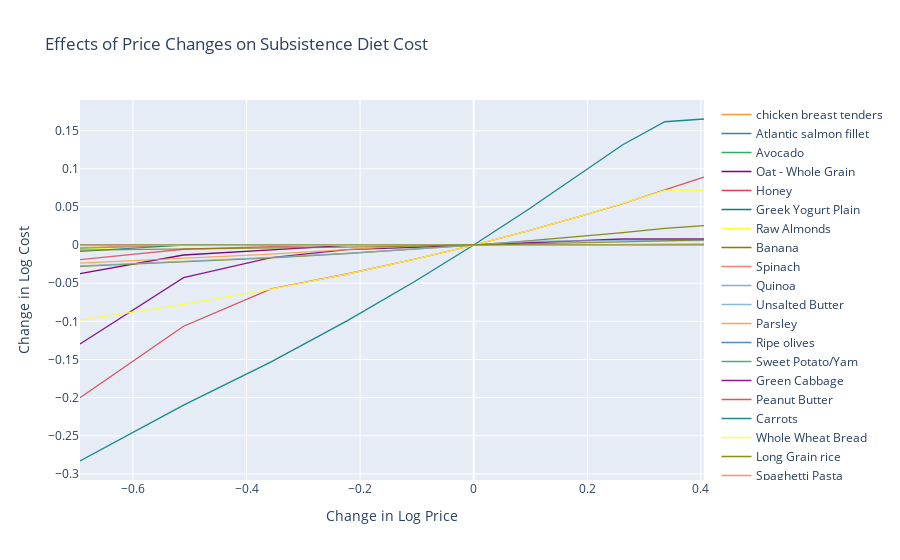

Source (notebook cell):
### Markdown cell above
### [C] Sensitivity of Solution:

### Code cell
# This part outputs the dynamic graph for the effects of price changes on subsistence diet cost.

# Effects of Price Changes on Subsistence Diet Cost
cf.go_offline()
scale = [.5,.6,.7,.8,.9,1.,1.1,1.2,1.3,1.4,1.5]
cost0 = result.fun
Price_response={}

for s in scale:
    cost = {}
    for i in range(len(p)):
        my_p = p.copy()
        my_p['FDC Price'] = pd.to_numeric(my_p['FDC Price'], errors='coerce')
        my_p.iloc[i] = my_p.iloc[i] * s 
        result_2 = lp(my_p, -matrix_A, -matrix_b[query_char_1], method='highs')
        cost[p.index[i]] = np.log(result_2.fun / cost0)
    Price_response[np.log(s)] = cost

Price_response = pd.DataFrame(Price_response).T

layout = {
    'title': 'Effects of Price Changes on Subsistence Diet Cost',
    'xaxis': {'title': 'Change in Log Price'},
    'yaxis': {'title': 'Change in Log Cost'}
}

Price_response.iplot(layout=layout)

### Figure 1 — Plotly figure (JSON) as saved in the notebook; plotly's stock layout.template omitted (floating-point values rounded to 4 significant figures)
{"data": [{"line": {"color": "rgba(255, 153, 51, 1.0)", "dash": "solid", "shape": "linear", "width": 1.3}, "mode": "lines", "name": "chicken breast tenders", "text": "", "type": "scatter", "x": [-0.6931, -0.5108, -0.3567, -0.2231, -0.1054, 0, 0.09531, 0.1823, 0.2624, 0.3365, 0.4055], "y": [0, 0, 0, 0, 0, 0, 0, 0, 0, 0, 0]}, {"line": {"color": "rgba(55, 128, 191, 1.0)", "dash": "solid", "shape": "linear", "width": 1.3}, "mode": "lines", "name": "Atlantic salmon fillet", "text": "", "type": "scatter", "x": [-0.6931, -0.5108, -0.3567, -0.2231, -0.1054, 0, 0.09531, 0.1823, 0.2624, 0.3365, 0.4055], "y": [0, 0, 0, 0, 0, 0, 0, 0, 0, 0, 0]}, {"line": {"color": "rgba(50, 171, 96, 1.0)", "dash": "solid", "shape": "linear", "width": 1.3}, "mode": "lines", "name": "Avocado", "text": "", "type": "scatter", "x": [-0.6931, -0.5108, -0.3567, -0.2231, -0.1054, 0, 0.09531, 0.1823, 0.2624, 0.3365, 0.4055], "y": [0, 0, 0, 0, 0, 0, 0, 0, 0, 0, 0]}, {"line": {"color": "rgba(128, 0, 128, 1.0)", "dash": "solid", "shape": "linear", "width": 1.3}, "mode": "lines", "name": "Oat - Whole Grain", "text": "", "type": "scatter", "x": [-0.6931, -0.5108, -0.3567, -0.2231, -0.1054, 0, 0.09531, 0.1823, 0.2624, 0.3365, 0.4055], "y": [-0.03757, -0.01307, -0.006377, -0.0003246, -0.0001623, 0, 0.0001622, 0.0003245, 0.0004867, 0.0006488, 0.000811]}, {"line": {"color": "rgba(219, 64, 82, 1.0)", "dash": "solid", "shape": "linear", "width": 1.3}, "mode": "lines", "name": "Honey", "text": "", "type": "scatter", "x": [-0.6931, -0.5108, -0.3567, -0.2231, -0.1054, 0, 0.09531, 0.1823, 0.2624, 0.3365, 0.4055], "y": [0, 0, 0, 0, 0, 0, 0, 0, 0, 0, 0]}, {"line": {"color": "rgba(0, 128, 128, 1.0)", "dash": "solid", "shape": "linear", "width": 1.3}, "mode": "lines", "name": "Greek Yogurt Plain", "text": "", "type": "scatter", "x": [-0.6931, -0.5108, -0.3567, -0.2231, -0.1054, 0, 0.09531, 0.1823, 0.2624, 0.3365, 0.4055], "y": [0, 0, 0, 0, 0, 0, 0, 0, 0, 0, 0]}, {"line": {"color": "rgba(255, 255, 51, 1.0)", "dash": "solid", "shape": "linear", "width": 1.3}, "mode": "lines", "name": "Raw Almonds", "text": "", "type": "scatter", "x": [-0.6931, -0.5108, -0.3567, -0.2231, -0.1054, 0, 0.09531, 0.1823, 0.2624, 0.3365, 0.4055], "y": [-0.005262, 0, 0, 0, 0, 0, 0, 0, 0, 0, 0]}, {"line": {"color": "rgba(128, 128, 0, 1.0)", "dash": "solid", "shape": "linear", "width": 1.3}, "mode": "lines", "name": "Banana", "text": "", "type": "scatter", "x": [-0.6931, -0.5108, -0.3567, -0.2231, -0.1054, 0, 0.09531, 0.1823, 0.2624, 0.3365, 0.4055], "y": [0, 0, 0, 0, 0, 0, 0, 0, 0, 0, 0]}, {"line": {"color": "rgba(251, 128, 114, 1.0)", "dash": "solid", "shape": "linear", "width": 1.3}, "mode": "lines", "name": "Spinach", "text": "", "type": "scatter", "x": [-0.6931, -0.5108, -0.3567, -0.2231, -0.1054, 0, 0.09531, 0.1823, 0.2624, 0.3365, 0.4055], "y": [0, 0, 0, 0, 0, 0, 0, 0, 0, 0, 0]}, {"line": {"color": "rgba(128, 177, 211, 1.0)", "dash": "solid", "shape": "linear", "width": 1.3}, "mode": "lines", "name": "Quinoa ", "text": "", "type": "scatter", "x": [-0.6931, -0.5108, -0.3567, -0.2231, -0.1054, 0, 0.09531, 0.1823, 0.2624, 0.3365, 0.4055], "y": [0, 0, 0, 0, 0, 0, 0, 0, 0, 0, 0]}, {"line": {"color": "rgba(128, 177, 211, 0.8999999999999999)", "dash": "solid", "shape": "linear", "width": 1.3}, "mode": "lines", "name": "Unsalted Butter", "text": "", "type": "scatter", "x": [-0.6931, -0.5108, -0.3567, -0.2231, -0.1054, 0, 0.09531, 0.1823, 0.2624, 0.3365, 0.4055], "y": [0, 0, 0, 0, 0, 0, 0, 0, 0, 0, 0]}, {"line": {"color": "rgba(255, 153, 51, 0.8999999999999999)", "dash": "solid", "shape": "linear", "width": 1.3}, "mode": "lines", "name": "Parsley", "text": "", "type": "scatter", "x": [-0.6931, -0.5108, -0.3567, -0.2231, -0.1054, 0, 0.09531, 0.1823, 0.2624, 0.3365, 0.4055], "y": [0, 0, 0, 0, 0, 0, 0, 0, 0, 0, 0]}, {"line": {"color": "rgba(55, 128, 191, 0.8999999999999999)", "dash": "solid", "shape": "linear", "width": 1.3}, "mode": "lines", "name": "Ripe olives", "text": "", "type": "scatter", "x": [-0.6931, -0.5108, -0.3567, -0.2231, -0.1054, 0, 0.09531, 0.1823, 0.2624, 0.3365, 0.4055], "y": [0, 0, 0, 0, 0, 0, 0, 0, 0, 0, 0]}, {"line": {"color": "rgba(50, 171, 96, 0.8999999999999999)", "dash": "solid", "shape": "linear", "width": 1.3}, "mode": "lines", "name": "Sweet Potato/Yam", "text": "", "type": "scatter", "x": [-0.6931, -0.5108, -0.3567, -0.2231, -0.1054, 0, 0.09531, 0.1823, 0.2624, 0.3365, 0.4055], "y": [-0.004019, 0, 0, 0, 0, 0, 0, 0, 0, 0, 0]}, {"line": {"color": "rgba(128, 0, 128, 0.8999999999999999)", "dash": "solid", "shape": "linear", "width": 1.3}, "mode": "lines", "name": "Green Cabbage", "text": "", "type": "scatter", "x": [-0.6931, -0.5108, -0.3567, -0.2231, -0.1054, 0, 0.09531, 0.1823, 0.2624, 0.3365, 0.4055], "y": [-0.1296, -0.04272, -0.0164, -0.00599, -0.002991, 0, 0.002982, 0.005955, 0.007955, 0.007955, 0.007955]}, {"line": {"color": "rgba(219, 64, 82, 0.8999999999999999)", "dash": "solid", "shape": "linear", "width": 1.3}, "mode": "lines", "name": "Peanut Butter", "text": "", "type": "scatter", "x": [-0.6931, -0.5108, -0.3567, -0.2231, -0.1054, 0, 0.09531, 0.1823, 0.2624, 0.3365, 0.4055], "y": [-0.2002, -0.1064, -0.05747, -0.03793, -0.01879, 0, 0.01844, 0.03655, 0.05433, 0.0718, 0.08898]}, {"line": {"color": "rgba(0, 128, 128, 0.8999999999999999)", "dash": "solid", "shape": "linear", "width": 1.3}, "mode": "lines", "name": "Carrots", "text": "", "type": "scatter", "x": [-0.6931, -0.5108, -0.3567, -0.2231, -0.1054, 0, 0.09531, 0.1823, 0.2624, 0.3365, 0.4055], "y": [-0.283, -0.2098, -0.1531, -0.0994, -0.04846, 0, 0.04622, 0.0904, 0.1314, 0.1616, 0.1652]}, {"line": {"color": "rgba(255, 255, 51, 0.8999999999999999)", "dash": "solid", "shape": "linear", "width": 1.3}, "mode": "lines", "name": "Whole Wheat Bread", "text": "", "type": "scatter", "x": [-0.6931, -0.5108, -0.3567, -0.2231, -0.1054, 0, 0.09531, 0.1823, 0.2624, 0.3365, 0.4055], "y": [-0.09844, -0.07778, -0.05774, -0.03812, -0.01888, 0, 0.01853, 0.03672, 0.05459, 0.07152, 0.07152]}, {"line": {"color": "rgba(128, 128, 0, 0.8999999999999999)", "dash": "solid", "shape": "linear", "width": 1.3}, "mode": "lines", "name": "Long Grain rice", "text": "", "type": "scatter", "x": [-0.6931, -0.5108, -0.3567, -0.2231, -0.1054, 0, 0.09531, 0.1823, 0.2624, 0.3365, 0.4055], "y": [-0.02796, -0.0223, -0.01668, -0.01109, -0.005529, 0, 0.005499, 0.01097, 0.01641, 0.02182, 0.02538]}, {"line": {"color": "rgba(251, 128, 114, 0.8999999999999999)", "dash": "solid", "shape": "linear", "width": 1.3}, "mode": "lines", "name": "Spaghetti Pasta", "text": "", "type": "scatter", "x": [-0.6931, -0.5108, -0.3567, -0.2231, -0.1054, 0, 0.09531, 0.1823, 0.2624, 0.3365, 0.4055], "y": [-0.003406, -0.000162, 0, 0, 0, 0, 0, 0, 0, 0, 0]}, {"line": {"color": "rgba(251, 128, 114, 0.7999999999999998)", "dash": "solid", "shape": "linear", "width": 1.3}, "mode": "lines", "name": "Ground beef", "text": "", "type": "scatter", "x": [-0.6931, -0.5108, -0.3567, -0.2231, -0.1054, 0, 0.09531, 0.1823, 0.2624, 0.3365, 0.4055], "y": [0, 0, 0, 0, 0, 0, 0, 0, 0, 0, 0]}, {"line": {"color": "rgba(128, 177, 211, 0.7999999999999998)", "dash": "solid", "shape": "linear", "width": 1.3}, "mode": "lines", "name": "Shredded cheese", "text": "", "type": "scatter", "x": [-0.6931, -0.5108, -0.3567, -0.2231, -0.1054, 0, 0.09531, 0.1823, 0.2624, 0.3365, 0.4055], "y": [-0.02721, -0.02171, -0.01624, -0.01079, -0.005383, 0, 0.005161, 0.005732, 0.005732, 0.005732, 0.005732]}, {"line": {"color": "rgba(255, 153, 51, 0.7999999999999998)", "dash": "solid", "shape": "linear", "width": 1.3}, "mode": "lines", "name": "Cheese Slices", "text": "", "type": "scatter", "x": [-0.6931, -0.5108, -0.3567, -0.2231, -0.1054, 0, 0.09531, 0.1823, 0.2624, 0.3365, 0.4055], "y": [-0.02374, -0.01778, -0.01185, -0.005952, -0.0002913, 0, 0, 0, 0, 0, 0]}, {"line": {"color": "rgba(55, 128, 191, 0.7999999999999998)", "dash": "solid", "shape": "linear", "width": 1.3}, "mode": "lines", "name": "Portabello Mushrooms", "text": "", "type": "scatter", "x": [-0.6931, -0.5108, -0.3567, -0.2231, -0.1054, 0, 0.09531, 0.1823, 0.2624, 0.3365, 0.4055], "y": [0, 0, 0, 0, 0, 0, 0, 0, 0, 0, 0]}, {"line": {"color": "rgba(50, 171, 96, 0.7999999999999998)", "dash": "solid", "shape": "linear", "width": 1.3}, "mode": "lines", "name": "Tomatoes", "text": "", "type": "scatter", "x": [-0.6931, -0.5108, -0.3567, -0.2231, -0.1054, 0, 0.09531, 0.1823, 0.2624, 0.3365, 0.4055], "y": [0, 0, 0, 0, 0, 0, 0, 0, 0, 0, 0]}, {"line": {"color": "rgba(128, 0, 128, 0.7999999999999998)", "dash": "solid", "shape": "linear", "width": 1.3}, "mode": "lines", "name": "Cucumber", "text": "", "type": "scatter", "x": [-0.6931, -0.5108, -0.3567, -0.2231, -0.1054, 0, 0.09531, 0.1823, 0.2624, 0.3365, 0.4055], "y": [0, 0, 0, 0, 0, 0, 0, 0, 0, 0, 0]}, {"line": {"color": "rgba(219, 64, 82, 0.7999999999999998)", "dash": "solid", "shape": "linear", "width": 1.3}, "mode": "lines", "name": "Brussels Sprouts", "text": "", "type": "scatter", "x": [-0.6931, -0.5108, -0.3567, -0.2231, -0.1054, 0, 0.09531, 0.1823, 0.2624, 0.3365, 0.4055], "y": [-0.01915, -0.005478, -0.002103, 0, 0, 0, 0, 0, 0, 0, 0]}, {"line": {"color": "rgba(0, 128, 128, 0.7999999999999998)", "dash": "solid", "shape": "linear", "width": 1.3}, "mode": "lines", "name": "Pork Loin Sirloin", "text": "", "type": "scatter", "x": [-0.6931, -0.5108, -0.3567, -0.2231, -0.1054, 0, 0.09531, 0.1823, 0.2624, 0.3365, 0.4055], "y": [-0.008327, 0, 0, 0, 0, 0, 0, 0, 0, 0, 0]}, {"line": {"color": "rgba(255, 255, 51, 0.7999999999999998)", "dash": "solid", "shape": "linear", "width": 1.3}, "mode": "lines", "name": "Strawberries", "text": "", "type": "scatter", "x": [-0.6931, -0.5108, -0.3567, -0.2231, -0.1054, 0, 0.09531, 0.1823, 0.2624, 0.3365, 0.4055], "y": [0, 0, 0, 0, 0, 0, 0, 0, 0, 0, 0]}, {"line": {"color": "rgba(128, 128, 0, 0.7999999999999998)", "dash": "solid", "shape": "linear", "width": 1.3}, "mode": "lines", "name": "Kidney(chicken)", "text": "", "type": "scatter", "x": [-0.6931, -0.5108, -0.3567, -0.2231, -0.1054, 0, 0.09531, 0.1823, 0.2624, 0.3365, 0.4055], "y": [-0.006764, -0.005407, -0.004053, -0.0027, -0.001349, 0, 0.001347, 0.002693, 0.004036, 0.005378, 0.006718]}], "layout": {"title": {"text": "Effects of Price Changes on Subsistence Diet Cost"}, "xaxis": {"title": {"text": "Change in Log Price"}}, "yaxis": {"title": {"text": "Change in Log Cost"}}}}
